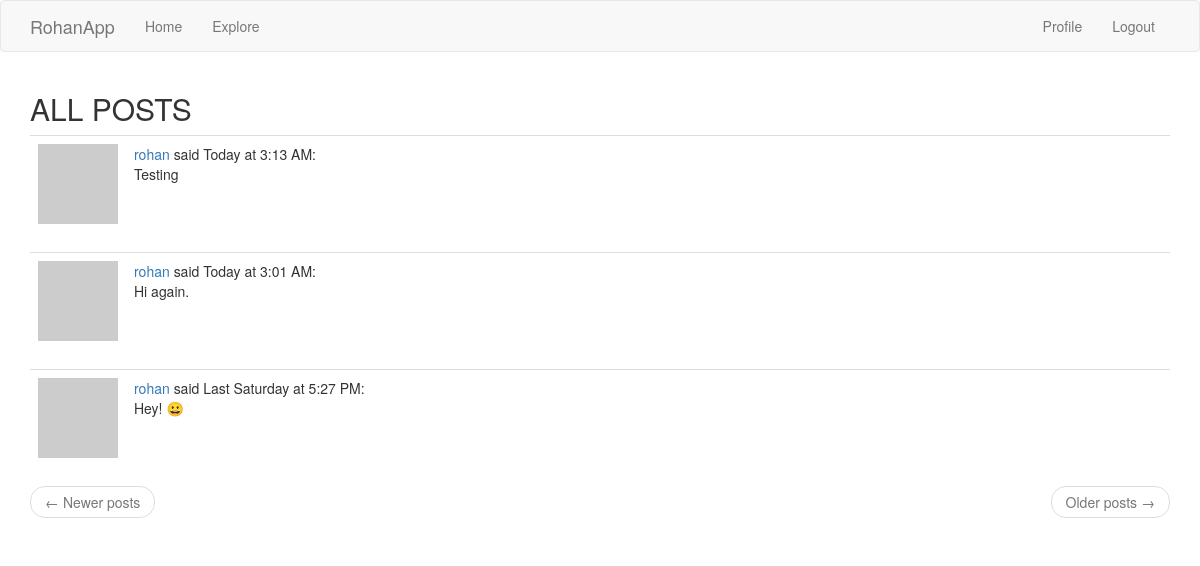
Screenshot of /explore (signed in) with the database file from the repository.
### app/models.py (models this page shows, shortened)
class Post(db.Model):
    id = db.Column(db.Integer, primary_key=True)
    body = db.Column(db.String(140))
    timestamp = db.Column(db.DateTime, index=True, default=datetime.utcnow) # datetime.utcnow, NOT datetime.utcnow()
    user_id = db.Column(db.Integer, db.ForeignKey('user.id'))
    language = db.Column(db.String(5))

class User(UserMixin, db.Model):
    id = db.Column(db.Integer, primary_key=True)
    username = db.Column(db.String(64), index=True, unique=True)
    email = db.Column(db.String(120), index=True, unique=True)
    password_hash = db.Column(db.String(128))
    posts = db.relationship('Post', backref='author', lazy='dynamic') # u.posts, p.author(s)
    about_me = db.Column(db.String(140))
    last_seen = db.Column(db.DateTime, default=datetime.utcnow)
    followed = db.relationship('User', secondary=followers,
        primaryjoin=(followers.c.follower_id == id), # LEFT # why isn't it just followers.follower_id ?
        secondaryjoin=(followers.c.followed_id == id), # RIGHT
        backref=db.backref('followers', lazy='dynamic'), lazy='dynamic')
    def avatar(self, size):
        digest = md5(self.email.lower().encode('utf-8')).hexdigest() # .encode('utf-8') converts email string to bytes
        return 'https://www.gravatar.com/avatar/{}?d=identicon&s={}'.format(digest, size)

### app/routes.py (the view)
@app.route('/explore')
@login_required
def explore():
    page = request.args.get('page', 1, type=int) # "page" as opposed to "next" in URL
    posts = Post.query.order_by(Post.timestamp.desc()).paginate(
        page, app.config['POSTS_PER_PAGE'], False) # False means return empty if out of range, not 404
    next_url = url_for('explore', page=posts.next_num) if posts.has_next else None
    prev_url = url_for('explore', page=posts.prev_num) if posts.has_prev else None
    return render_template('explore.html', title='Explore', posts=posts.items, next_url=next_url, prev_url=prev_url)

### app/models.py (called while the page is built)
@login.user_loader
def load_user(id):
    return User.query.get(int(id))

### app/routes.py (called while the page is built)
@app.before_request # executed just before any view function
def before_request():
    if current_user.is_authenticated:
        current_user.last_seen = datetime.utcnow() # .strftime('%m/%d/%Y %I:%M:%S %p')
        db.session.commit()
        g.locale = str(get_locale())

### app/templates/explore.html
{% extends "base.html" %}
{% block app_content %}
    <h2>ALL POSTS</h2>
    {% for post in posts %}
        {% include '_post.html' %}
    {% endfor %}
    <nav aria-label="...">
        <ul class="pager">
            <li class="previous{% if not prev_url %} disabled{% endif %}">
                <a href="{{ prev_url or '#' }}">
                    <span aria-hidden="true">&larr;</span> Newer posts
                </a>
            </li>
            <li class="next{% if not next_url %} disabled{% endif %}">
                <a href="{{ next_url or '#' }}">
                    Older posts <span aria-hidden="true">&rarr;</span>
                </a>
            </li>
        </ul>
    </nav>
{% endblock %}

### app/templates/_post.html (shortened to what this page needs)
<table class="table table-hover">
    <tr>
        <td width="70px">
            <a href="{{ url_for('user', username=post.author.username) }}">
                <img src="{{ post.author.avatar(70) }}" />
            </a>
        </td>
        <td>
            <a href="{{ url_for('user', username=post.author.username) }}">
                {{ post.author.username }}
            </a>
            said {{ moment(post.timestamp).calendar() }}:
            <br>
            {{ post.body }}
        </td>
    </tr>
</table>

### rows the page displays
Post: author.username "rohan", timestamp "Today at 3:13 AM", body "Testing"
Post: author.username "rohan", timestamp "Today at 3:01 AM", body "Hi again."
Post: author.username "rohan", timestamp "Last Saturday at 5:27 PM", body "Hey! 😀"
